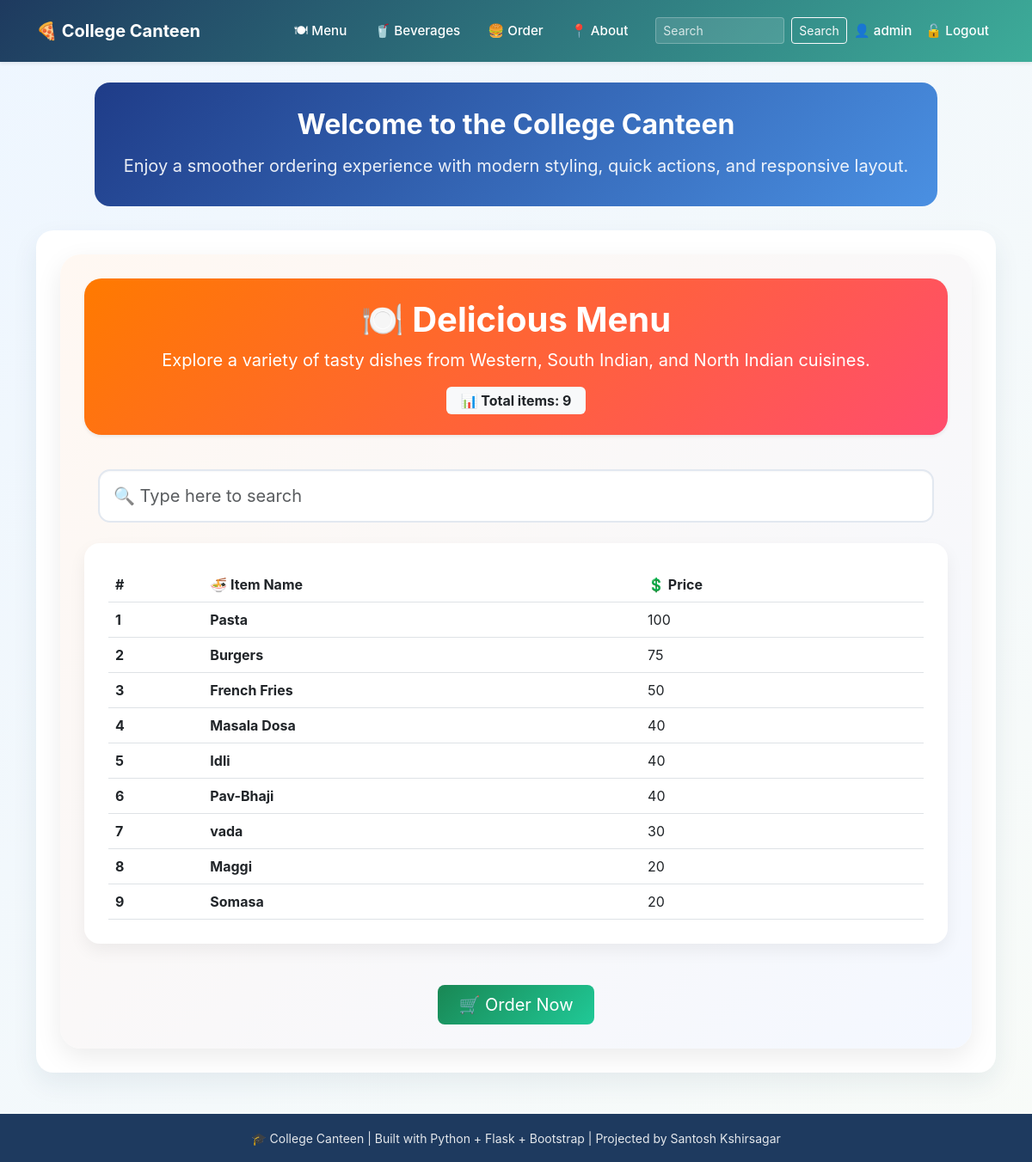
/menu (signed in), run on the app's committed database.
### tables this page shows
CREATE TABLE menus
                 (id INTEGER PRIMARY KEY AUTOINCREMENT,
                 name TEXT NOT NULL,
                 price INTEGER NOT NULL);

### app.py (the view)
@app.route("/menu")
def menu():
    conn = get_db_menus()
    menus = conn.execute('SELECT * FROM menus ORDER BY price DESC').fetchall()
    conn.close()
    return render_template('menu.html', menus=menus)

### database.py (called while the page is built)
def get_db():
    conn = sqlite3.connect(DB_PATH)
    conn.row_factory = sqlite3.Row
    return conn

### templates/menu.html (shortened to what this page needs)
{% extends "base.html" %}
{% block content %}
<div class="menu-page card-hover">
  <div class="card hero-card shadow-sm mb-4">
    <div class="card-body text-center py-4">
      <h1 class="fw-bold mb-2">🍽️ Delicious Menu</h1>
      <p class="mb-0 fs-5">Explore a variety of tasty dishes from Western, South Indian, and North Indian cuisines.</p>
      <div class="mt-3">
        <span class="badge bg-light text-dark fs-6 px-3 py-2">📊 Total items: {{ menus|length }}</span>
      </div>
    </div>
  </div>
  <div class="card-hover p-3">
    <input type="text" id="searchInput" class="form-control form-control-lg search-box" placeholder="🔍 Type here to search">
  </div>
  <div class="card table-card">
    <div class="card-body card-hover">
      <table class="table table-hover mb-0 align-middle">
        <thead>
          <tr>
            <th scope="col">#</th>
            <th>🍜 Item Name</th>
            <th>💲 Price</th>
          </tr>
        </thead>
        <tbody id="tablebody">
          {% for item in menus %}
            <tr data-name="{{ item.name|lower }}">
              <th scope="row">{{ loop.index }}</th>
              <td class="fw-bold">{{ item.name }}</td>
              <td>{{ item.price }}</td>
            </tr>
          {% endfor %}
        </tbody>
      </table>
    </div>
  </div>
  <div class="text-center mt-5">
    <a href="{{ url_for('order') }}" class="btn btn-custom btn-lg px-4">🛒 Order Now</a>
  </div>
</div>
{% endblock %}

### templates/base.html (style rules this page uses)
:root { --brand: #1e3a5f; --brand-dark: #162d4a; --accent: #3dac99; --surface: #f7fbff; --surface-strong: #ffffff; }
html, body { min-height: 100%; }
body { margin: 0; background: linear-gradient(135deg, #eef6ff 0%, #f8fbf8 100%); color: #1d2540; font-family: Inter, system-ui, -apple-system, BlinkMacSystemFont, "Segoe UI", sans-serif; display: flex; flex-direction: column; }
.content-card .card-body { padding: 1.75rem; }
.card-hover { transition: transform 0.25s ease, box-shadow 0.25s ease, border-color 0.25s ease; }

### templates/menu.html (style rules this page uses)
.menu-page { background: linear-gradient(135deg, #fff8f2 0%, #f4f8ff 100%); border-radius: 24px; padding: 28px; box-shadow: 0 10px 30px rgba(0, 0, 0, 0.08); }
.hero-card { background: linear-gradient(135deg, #ff7a00 0%, #ff4d6d 100%); color: white; border: none; border-radius: 20px; }
.search-box { border-radius: 14px; border: 2px solid #e2e8f0; padding: 14px 16px; box-shadow: inset 0 1px 2px rgba(0,0,0,0.03); }
.table-card { border: none; border-radius: 18px; overflow: hidden; box-shadow: 0 8px 20px rgba(0, 0, 0, 0.06); }
.table thead { background: linear-gradient(135deg, #0d6efd 0%, #4f46e5 100%); color: white; }
.btn-custom { background: linear-gradient(135deg, #198754 0%, #20c997 100%); color: white; border: none; transition: transform 0.2s ease, box-shadow 0.2s ease; }

### data on the page
menus: name "Pasta", price "100"
menus: name "Burgers", price "75"
menus: name "French Fries", price "50"
menus: name "Masala Dosa", price "40"
menus: name "Idli", price "40"
menus: name "Pav-Bhaji", price "40"
menus: name "vada", price "30"
menus: name "Maggi", price "20"
menus: name "Somasa", price "20"

### other printed values
{{ session.name }} "admin"
{{ menus|length }} "9"
